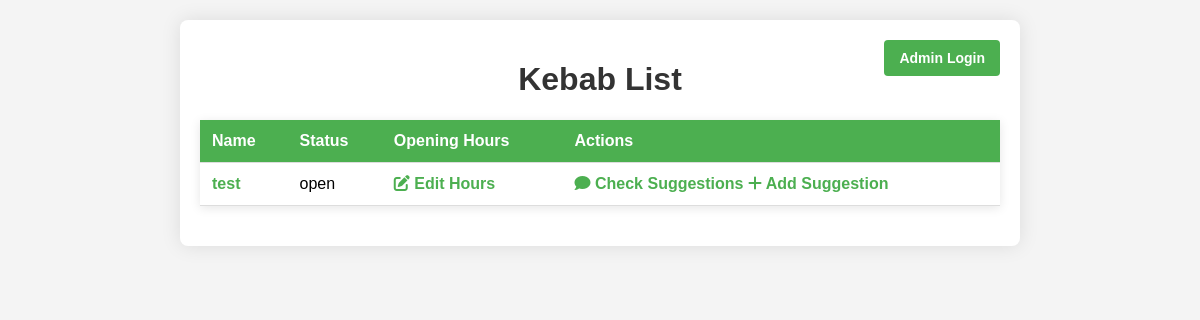
Before: /panel/ with the older database file.
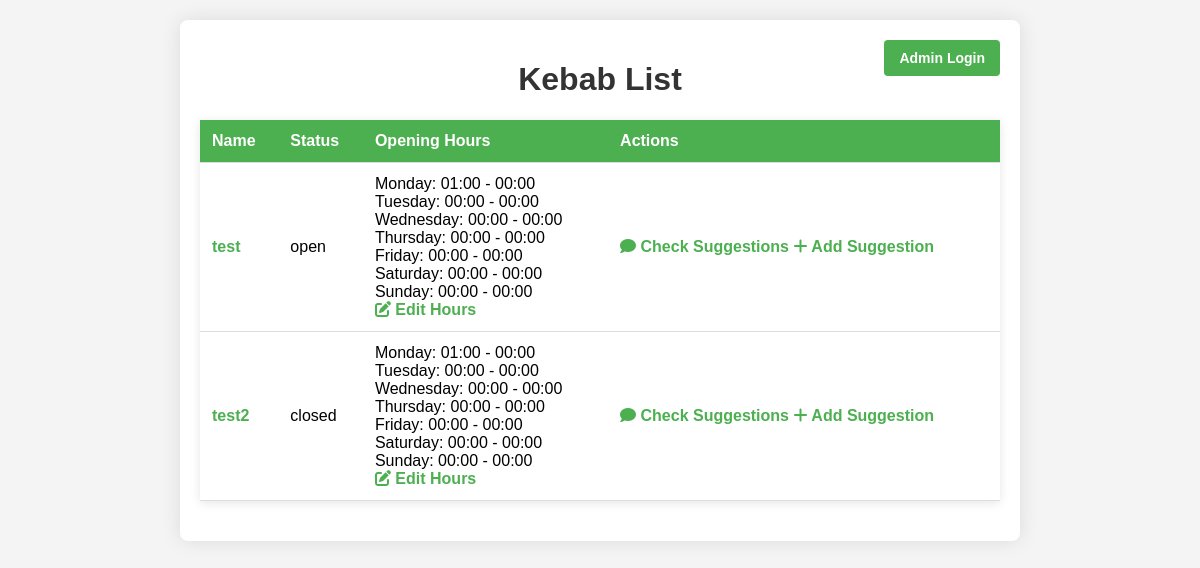
After: the same page with the newer database file.
### api/models.py (models this page shows, shortened)
class Kebab(models.Model):
    name = models.CharField(max_length=255)
    description = models.TextField()
    latitude = models.FloatField()
    longitude = models.FloatField()
    contact = models.CharField(max_length=20, blank=True, null=True)
    meats = models.TextField(blank=True, null=True)
    sauces = models.TextField(blank=True, null=True)
    STATUS_CHOICES = [
    ('open', 'Open'),
    ('closed', 'Closed'),
    ('planned', 'Planned')
]
    status = models.CharField(
    max_length=50,
    choices=STATUS_CHOICES
)
    craft_rating = models.BooleanField(default=False)
    in_chain = models.BooleanField(default=False)
    order_methods = models.TextField(blank=True, null=True)
    location_details = models.TextField(blank=True, null=True)
    social_links = models.JSONField(blank=True, null=True)
    logo = models.ImageField(upload_to='kebab_logos/', blank=True, null=True)
    google_rating = models.FloatField(default=0)
    pyszne_rating = models.FloatField(default=0)
    last_updated = models.DateTimeField(default=now)

### panel/views.py (the view)
# urls.py: path('', views.kebab_list_view, name='kebab_list'),
def kebab_list_view(request):
    kebabs = Kebab.objects.all()
    kebab_hours = []
    for kebab in kebabs:
        opening_hours = kebab.openinghour_set.first()  # Get the first associated opening hours
        if opening_hours:
            kebab_hours.append({
                'kebab_name': kebab.name,
                'hours': opening_hours.hours
            })
    return render(request, 'kebab_list.html', {'kebabs': kebabs, 'kebab_hours': kebab_hours})

### panel/templates/kebab_list.html (shortened to what this page needs)
<!DOCTYPE html>
<html lang="pl">
<head>
    <link rel="stylesheet" href="https://cdnjs.cloudflare.com/ajax/libs/font-awesome/6.0.0-beta3/css/all.min.css">
</head>
<body>
    {% load custom_filters %}
    <div class="container">
        <a href="/panel/admin/api" class="admin-login">Admin Login</a>
        <a href="{% url 'kebab_list' %}"><h1>Kebab List</h1></a>
        <table>
            <tr>
                <th>Name</th>
                <th>Status</th>
                <th>Opening Hours</th>
                <th>Actions</th>
            </tr>
            {% for kebab in kebabs %}
            <tr>
                <td><a href="{% url 'kebab_detail' kebab.id %}">{{ kebab.name }}</a></td>
                <td>{{ kebab.status }}</td>
                <td>
                    {% for hour in kebab_hours %}
                        {% if hour.kebab_name == kebab.name %}
                            {% if hour.hours %}
                                {% for day, times in hour.hours.items %}
                                    {{ day|title }}: {{ times.open }} - {{ times.close }}<br>
                                {% endfor %}
                            {% else %}
                                No opening hours available
                            {% endif %}
                        {% endif %}
                    {% endfor %}
                    <a href="{% url 'edit_hours' kebab.id %}"><i class="fas fa-edit"></i> Edit Hours</a>
                </td>
                <td>
                    <a href="{% url 'check_suggestions' %}"><i class="fas fa-comment"></i> Check Suggestions</a>
                    <a href="{% url 'add_suggestion' %}"><i class="fas fa-plus"></i> Add Suggestion</a>
                </td>
            </tr>
            {% endfor %}
        </table>
    </div>
</body>
</html>

### panel/templates/kebab_list.html (style rules this page uses)
body { font-family: Arial, sans-serif; background-color: #f4f4f4; margin: 0; padding: 20px; }
h1 { text-align: center; color: #333; }
table { width: 100%; border-collapse: collapse; margin: 20px 0; box-shadow: 0 2px 10px rgba(0, 0, 0, 0.1); }
th, td { padding: 12px; text-align: left; border-bottom: 1px solid #ddd; }
th { background-color: #4CAF50; color: white; }
a { text-decoration: none; color: #4CAF50; font-weight: bold; }
.container { max-width: 800px; margin: auto; background: white; padding: 20px; border-radius: 8px; box-shadow: 0 0 20px rgba(0, 0, 0, 0.1); position: relative; }
.admin-login { position: absolute; top: 20px; right: 20px; background-color: #4CAF50; color: white; padding: 10px 15px; border: none; border-radius: 4px; cursor: pointer; font-size: 14px; text-decoration: none; }

Changed rows visible on the page:
added Kebab: name "test2", status "closed", hours "Monday" "Tuesday" "Wednesday" "Thursday" "Friday" "Saturday" "Sunday", open "01:00" "00:00" "00:00" "00:00" "00:00" "00:00" "00:00", close "00:00" "00:00" "00:00" "00:00" "00:00" "00:00" "00:00"
Other visible differences:
new list line: "Monday : 01:00 - 00:00 Tuesday : 00:00 - 00:00 Wednesday : 00:00 - 00:00 Thursday : 00:00 - 00:00 Friday : 00:00 - 00:00 Saturday : 00:00 - 00:00 Sunday : 00:00 - 00:00"
